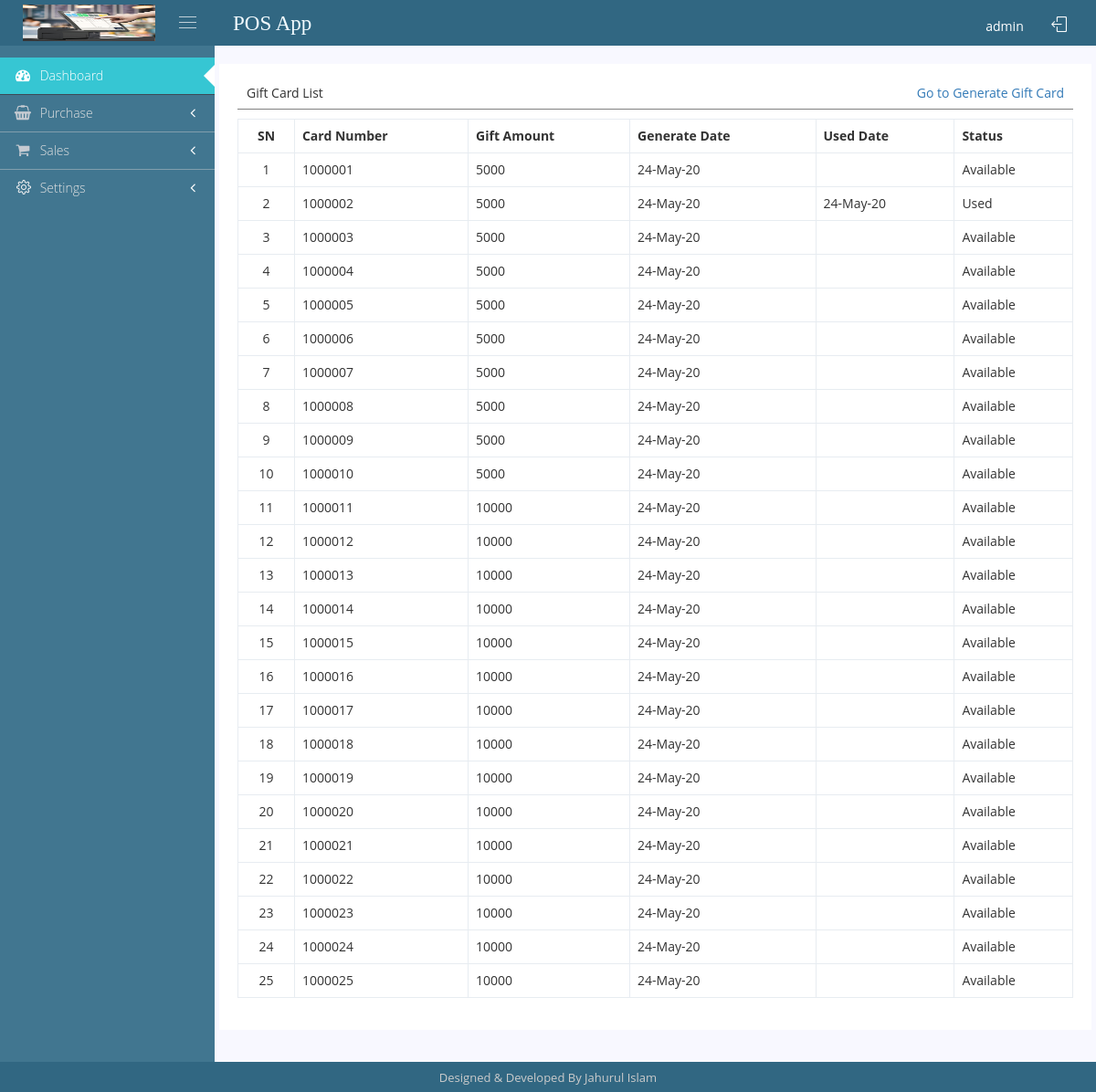
The app's page /settings/gift-card-list/ (signed in) with its own data.
### posapp/models.py (models this page shows, shortened)
class GiftCard(models.Model):
    card_number      = models.IntegerField(default=0)
    gift_amount      = models.IntegerField(default=0)
    generate_date    = models.DateTimeField(auto_now_add=True)
    used_date        = models.DateTimeField(auto_now_add=False, blank=True, null=True)
    status           = models.BooleanField(default=True)

### posapp/views.py (the view)
# urls.py: path('settings/gift-card-list/', views.gift_card_list, name="gift_card_list"),
def gift_card_list(request):
    if request.session["userid"]:
        if request.method == "GET":
            gift_card_list = models.GiftCard.objects.all()
            context = {
                "gift_card_list": gift_card_list
            }
            return render(request, "posapp/settings/gift_card_list.html", context)
    else:
        return redirect("user_logout")

### posapp/templates/posapp/settings/gift_card_list.html (shortened to what this page needs)
{% extends 'posapp/common/base.html' %}
{% load static %}
{% block content %}
<div class="portlet-body form">
    <div class="row">
        <div class="portlet light">
            <div class="page_header">
                <div class="page_header_left"> Gift Card List </div>
                <div class="page_header_right">
                    <a href="/settings/generate-gift-card/">Go to Generate Gift Card</a>
                </div>
            </div>
            <table class="table table-bordered">
                <tr>
                    <th class="text-center">SN</th>
                    <th>Card Number</th>
                    <th>Gift Amount</th>
                    <th>Generate Date</th>
                    <th>Used Date</th>
                    <th>Status</th>
                </tr>
                {% for data in gift_card_list %}
                    <tr>
                        <td class="text-center">{{ forloop.counter }}</td>
                        <td>{{ data.card_number }}</td>
                        <td>{{ data.gift_amount }}</td>
                        <td>{{ data.generate_date|date:"d-M-y" }}</td>
                        <td>{{ data.used_date|date:"d-M-y" }}</td>
                        <td> {% if data.status %} Available {% else %} Used {% endif %} </td>
                    </tr>
                {% endfor %}
            </table>
        </div>
    </div>
</div>
{% endblock %}

### records on screen
GiftCard: card_number "1000001", gift_amount "5000", generate_date "24-May-20", status "Available"
GiftCard: card_number "1000002", gift_amount "5000", generate_date "24-May-20", used_date "24-May-20", status "Used"
GiftCard: card_number "1000003", gift_amount "5000", generate_date "24-May-20", status "Available"
GiftCard: card_number "1000004", gift_amount "5000", generate_date "24-May-20", status "Available"
GiftCard: card_number "1000005", gift_amount "5000", generate_date "24-May-20", status "Available"
GiftCard: card_number "1000006", gift_amount "5000", generate_date "24-May-20", status "Available"
GiftCard: card_number "1000007", gift_amount "5000", generate_date "24-May-20", status "Available"
GiftCard: card_number "1000008", gift_amount "5000", generate_date "24-May-20", status "Available"
GiftCard: card_number "1000009", gift_amount "5000", generate_date "24-May-20", status "Available"
GiftCard: card_number "1000010", gift_amount "5000", generate_date "24-May-20", status "Available"
GiftCard: card_number "1000011", gift_amount "10000", generate_date "24-May-20", status "Available"
GiftCard: card_number "1000012", gift_amount "10000", generate_date "24-May-20", status "Available"
GiftCard: card_number "1000013", gift_amount "10000", generate_date "24-May-20", status "Available"
GiftCard: card_number "1000014", gift_amount "10000", generate_date "24-May-20", status "Available"
GiftCard: card_number "1000015", gift_amount "10000", generate_date "24-May-20", status "Available"
GiftCard: card_number "1000016", gift_amount "10000", generate_date "24-May-20", status "Available"
GiftCard: card_number "1000017", gift_amount "10000", generate_date "24-May-20", status "Available"
GiftCard: card_number "1000018", gift_amount "10000", generate_date "24-May-20", status "Available"
GiftCard: card_number "1000019", gift_amount "10000", generate_date "24-May-20", status "Available"
GiftCard: card_number "1000020", gift_amount "10000", generate_date "24-May-20", status "Available"
GiftCard: card_number "1000021", gift_amount "10000", generate_date "24-May-20", status "Available"
GiftCard: card_number "1000022", gift_amount "10000", generate_date "24-May-20", status "Available"
GiftCard: card_number "1000023", gift_amount "10000", generate_date "24-May-20", status "Available"
GiftCard: card_number "1000024", gift_amount "10000", generate_date "24-May-20", status "Available"
GiftCard: card_number "1000025", gift_amount "10000", generate_date "24-May-20", status "Available"

### other values on screen
{{ request.session.user_full_name }} "admin"
